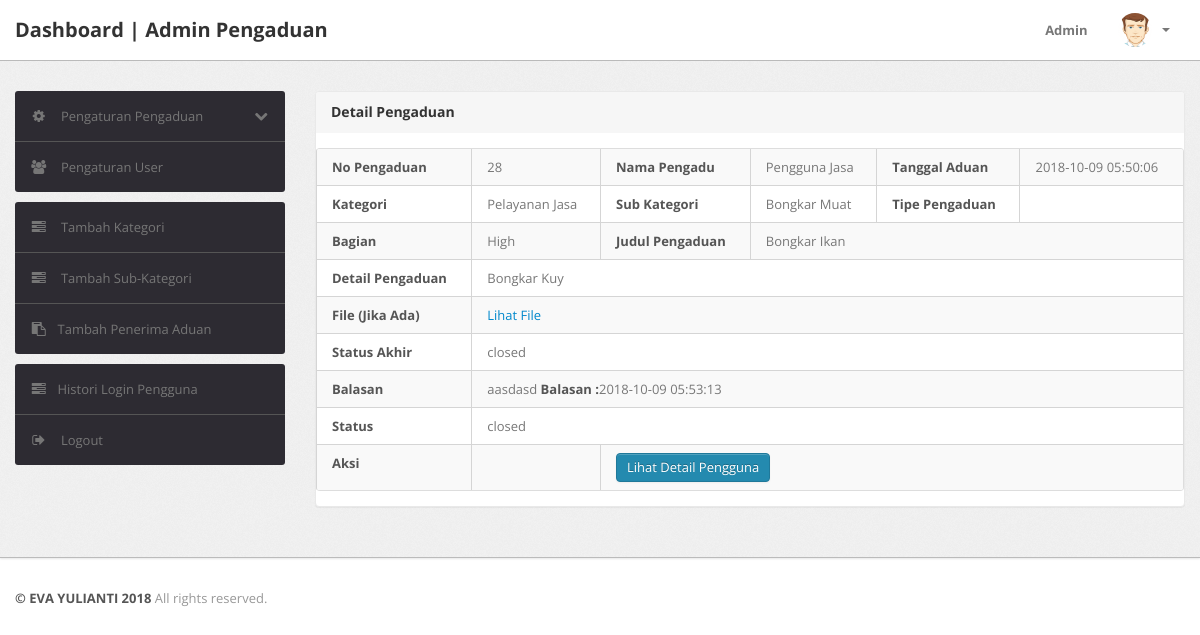
Screenshot of /admin/complaint-details.php?cid=28 (signed in) with the database file from the repository.
### tables this page shows
CREATE TABLE IF NOT EXISTS `tblcomplaints` (
  `complaintNumber` int(11) NOT NULL AUTO_INCREMENT,
  `userId` int(11) NOT NULL,
  `category` int(11) NOT NULL,
  `subcategory` varchar(255) NOT NULL,
  `complaintType` varchar(255) NOT NULL,
  `state` varchar(255) NOT NULL,
  `noc` varchar(255) NOT NULL,
  `complaintDetails` mediumtext NOT NULL,
  `complaintFile` varchar(255) DEFAULT NULL,
  `regDate` timestamp NOT NULL DEFAULT CURRENT_TIMESTAMP,
  `status` varchar(50) DEFAULT NULL,
  `lastUpdationDate` timestamp NOT NULL DEFAULT '0000-00-00 00:00:00' ON UPDATE CURRENT_TIMESTAMP,
  PRIMARY KEY (`complaintNumber`)
);

CREATE TABLE IF NOT EXISTS `users` (
  `id` int(11) NOT NULL AUTO_INCREMENT,
  `fullName` varchar(255) DEFAULT NULL,
  `userEmail` varchar(255) DEFAULT NULL,
  `password` varchar(255) DEFAULT NULL,
  `contactNo` bigint(11) DEFAULT NULL,
  `address` tinytext,
  `State` varchar(255) DEFAULT NULL,
  `country` varchar(255) DEFAULT NULL,
  `pincode` int(6) DEFAULT NULL,
  `userImage` varchar(255) DEFAULT NULL,
  `regDate` timestamp NOT NULL DEFAULT CURRENT_TIMESTAMP,
  `updationDate` timestamp NOT NULL DEFAULT '0000-00-00 00:00:00' ON UPDATE CURRENT_TIMESTAMP,
  `status` int(1) NOT NULL,
  PRIMARY KEY (`id`)
);

CREATE TABLE IF NOT EXISTS `category` (
  `id` int(11) NOT NULL AUTO_INCREMENT,
  `categoryName` varchar(255) NOT NULL,
  `categoryDescription` longtext NOT NULL,
  `creationDate` timestamp NOT NULL DEFAULT CURRENT_TIMESTAMP,
  `updationDate` varchar(255) NOT NULL,
  PRIMARY KEY (`id`)
);

CREATE TABLE IF NOT EXISTS `complaintremark` (
  `id` int(11) NOT NULL AUTO_INCREMENT,
  `complaintNumber` int(11) NOT NULL,
  `status` varchar(255) NOT NULL,
  `remark` mediumtext NOT NULL,
  `remarkDate` timestamp NOT NULL DEFAULT CURRENT_TIMESTAMP,
  PRIMARY KEY (`id`)
);

### admin/complaint-details.php (the view, shortened to what this page needs)
<?php
include('include/config.php');
if(strlen($_SESSION['alogin'])==0)
	{
header('location:index.php');
}
else{
?>
<!DOCTYPE html>
<html lang="en">
<head>
	<link type="text/css" href="bootstrap/css/bootstrap.min.css" rel="stylesheet">
	<link type="text/css" href="bootstrap/css/bootstrap-responsive.min.css" rel="stylesheet">
	<link type="text/css" href="css/theme.css" rel="stylesheet">
	<link type="text/css" href="images/icons/css/font-awesome.css" rel="stylesheet">
</head>
<body>
<?php include('include/header.php');?>
	<div class="wrapper">
		<div class="container">
			<div class="row">
<?php include('include/sidebar.php');?>
			<div class="span9">
					<div class="content">
	<div class="module">
							<div class="module-head">
								<h3>Detail Pengaduan</h3>
							</div>
							<div class="module-body table">
								<table cellpadding="0" cellspacing="0" border="0" class="datatable-1 table table-bordered table-striped	 display" width="100%">
									<tbody>
<?php $st='closed';
$query=mysqli_query($con,"select tblcomplaints.*,users.fullName as name,category.categoryName as catname from tblcomplaints join users on users.id=tblcomplaints.userId join category on category.id=tblcomplaints.category where tblcomplaints.complaintNumber='".$_GET['cid']."'");
while($row=mysqli_fetch_array($query))
{
?>
										<tr>
											<td><b>No Pengaduan</b></td>
											<td><?php echo htmlentities($row['complaintNumber']);?></td>
											<td><b>Nama Pengadu</b></td>
											<td> <?php echo htmlentities($row['name']);?></td>
											<td><b>Tanggal Aduan</b></td>
											<td><?php echo htmlentities($row['regDate']);?>
											</td>
										</tr>
<tr>
											<td><b>Kategori </b></td>
											<td><?php echo htmlentities($row['catname']);?></td>
											<td><b>Sub Kategori</b></td>
											<td> <?php echo htmlentities($row['subcategory']);?></td>
											<td><b>Tipe Pengaduan</b></td>
											<td><?php echo htmlentities($row['complaintType']);?>
											</td>
										</tr>
<tr>
											<td><b>Bagian </b></td>
											<td><?php echo htmlentities($row['state']);?></td>
											<td ><b>Judul Pengaduan</b></td>
											<td colspan="3"> <?php echo htmlentities($row['noc']);?></td>
										</tr>
<tr>
											<td><b>Detail Pengaduan </b></td>
											<td colspan="5"> <?php echo htmlentities($row['complaintDetails']);?></td>
										</tr>
<tr>
											<td><b>File (Jika Ada) </b></td>
											<td colspan="5"> <?php $cfile=$row['complaintFile'];
if($cfile=="" || $cfile=="NULL")
{
  echo "File NA";
}
else{?>
<a href="../users/complaintdocs/<?php echo htmlentities($row['complaintFile']);?>" target="_blank"/> Lihat File</a>
<?php } ?></td>
</tr>
<tr>
<td><b>Status Akhir</b></td>
											<td colspan="5"><?php if($row['status']=="")
											{ echo "Not Process Yet";
} else {
										 echo htmlentities($row['status']);
										 }?></td>
										</tr>
<?php $ret=mysqli_query($con,"select complaintremark.remark as remark,complaintremark.status as sstatus,complaintremark.remarkDate as rdate from complaintremark join tblcomplaints on tblcomplaints.complaintNumber=complaintremark.complaintNumber where complaintremark.complaintNumber='".$_GET['cid']."'");
while($rw=mysqli_fetch_array($ret))
{
?>
<tr>
<td><b>Balasan</b></td>
<td colspan="5"><?php echo  htmlentities($rw['remark']); ?> <b>Balasan :</b><?php echo  htmlentities($rw['rdate']); ?></td>
</tr>
<tr>
<td><b>Status</b></td>
<td colspan="5"><?php echo  htmlentities($rw['sstatus']); ?></td>
</tr>
<?php }?>
<tr>
											<td><b>Aksi</b></td>
											<td>
											<?php if($row['status']=="closed"){
												} else {?>
<a href="javascript:void(0);" onClick="popUpWindow('http://localhost/eva/admin/updatecomplaint.php?cid=<?php echo htmlentities($row['complaintNumber']);?>');" title="Update order">
											 <button type="button" class="btn btn-primary">Ambil Aksi</button></td>
											</a><?php } ?></td>
											<td colspan="4">
											<a href="javascript:void(0);" onClick="popUpWindow('http://localhost/eva/admin/userprofile.php?uid=<?php echo htmlentities($row['userId']);?>');" title="Update order">
											 <button type="button" class="btn btn-primary">Lihat Detail Pengguna</button></a></td>
										</tr>
										<?php  } ?>
								</table>
							</div>
						</div>
					</div>
				</div>
			</div>
		</div>
	</div>
<?php include('include/footer.php');?>
</body>
<?php } ?>

### admin/css/theme.css (style rules this page uses)
body { font-size: 13px; font-family: 'Open Sans', Arial, sans-serif; background: #fff; color: #777 }
h1, h2, h3, h4, h5, h6 { color: #333; margin-top: 0 }
h3 { font-size: 20px }
strong, b { color: #555 }
.wrapper { background: url(../images/bg.png) #eee; border-bottom: 1px solid #bbb; -webkit-box-shadow: 0 1px 2px rgba(0,0,0,0.1); -moz-box-shadow: 0 1px 2px rgba(0,0,0,0.1); box-shadow: 0 1px 2px rgba(0,0,0,0.1); padding: 30px 0 }
select, textarea, input[type="text"], input[type="password"], input[type="datetime"], input[type="datetime-local"], input[type="date"], input[type="month"], input[type="time"], input[type="week"], input[type="number"], input[type="email"], input[type="url"], input[type="search"], input[type="tel"], input[type="color"], .uneditable-input, label, input, button, select, textarea { -webkit-border-radius: 3px; -moz-border-radius: 3px; border-radius: 3px; font-size: 13px; font-family: 'Open Sans', Tahoma, Arial, sans-serif }
.module { background: #fff; -webkit-border-radius: 3px; -moz-border-radius: 3px; border-radius: 3px; border: 1px solid #ccc; border-bottom-color: #bbb; -webkit-box-shadow: 0 0 1px rgba(0,0,0,0.2); -moz-box-shadow: 0 0 1px rgba(0,0,0,0.2); box-shadow: 0 0 1px rgba(0,0,0,0.2); margin-bottom: 30px }
.btn, .btn-box { -webkit-border-radius: 3px; -moz-border-radius: 3px; border-radius: 3px }
.btn { font-size: 13px; font-weight: 600 }
.btn { display: inline-block; margin-bottom: 0; font-weight: 400; text-align: center; vertical-align: middle; cursor: pointer; background-image: none; border: 1px solid transparent; white-space: nowrap; padding: 4px 10px; font-size: 13px; line-height: 1.42857; border-radius: 4px; -webkit-user-select: none; -moz-user-select: none; -ms-user-select: none; user-select: none }
.btn-primary { color: #fff; background-color: #248aaf; border-color: #20799a }
.table { margin-bottom: 0 }
.table th, .table td { border-color: #d5d5d5!important }
.table-bordered thead:first-child tr:first-child>th:first-child, .table-bordered tbody:first-child tr:first-child>td:first-child { -webkit-border-top-left-radius: 2px; -moz-border-radius-topleft: 2px; border-top-left-radius: 2px }
.table-bordered thead:first-child tr:first-child>th:last-child, .table-bordered tbody:first-child tr:first-child>td:last-child { -webkit-border-top-right-radius: 2px; -moz-border-radius-topright: 2px; border-top-right-radius: 2px }
.table-bordered thead:last-child tr:last-child>th:first-child, .table-bordered tbody:last-child tr:last-child>td:first-child, .table-bordered tfoot:last-child tr:last-child>td:first-child { -webkit-border-bottom-left-radius: 2px; -moz-border-radius-bottomleft: 2px; border-bottom-left-radius: 2px }
.table-bordered thead:last-child tr:last-child>th:last-child, .table-bordered tbody:last-child tr:last-child>td:last-child, .table-bordered tfoot:last-child tr:last-child>td:last-child { -webkit-border-bottom-right-radius: 2px; -moz-border-radius-bottomright: 2px; border-bottom-right-radius: 2px }
.module { box-shadow: 0 0 3px rgba(0,0,0,.1); border-color: #e9e9e9; margin-bottom: 20px; background-color: #fff; border-radius: 4px; -webkit-box-shadow: 0 1px 1px rgba(0,0,0,.05); box-shadow: 0 1px 1px rgba(0,0,0,.05); }
.module-head { color: #767676; background-color: #f6f6f6; border-color: #e9e9e9; padding: 10px 15px; border-bottom: 1px solid transparent; border-top-right-radius: 3px; border-top-left-radius: 3px; }
.module-head h3 { font-size: 14px; line-height: 20px; height: 20px; margin: 0 }
.module-body { padding: 15px }
.module-body.table { padding: 15px 0 }
.module-body.table .table th, .module-body.table .table td { padding-left: 15px; padding-right: 15px }

### rows the page displays
tblcomplaints: complaintNumber "28", userId.fullName "Pengguna Jasa", regDate "2018-10-09 05:50:06", category.categoryName "Pelayanan Jasa", subcategory "Bongkar Muat", state "High", noc "Bongkar Ikan", complaintDetails "Bongkar Kuy", status "closed"
complaintremark: remark "aasdasd", remarkDate "2018-10-09 05:53:13", status "closed"
